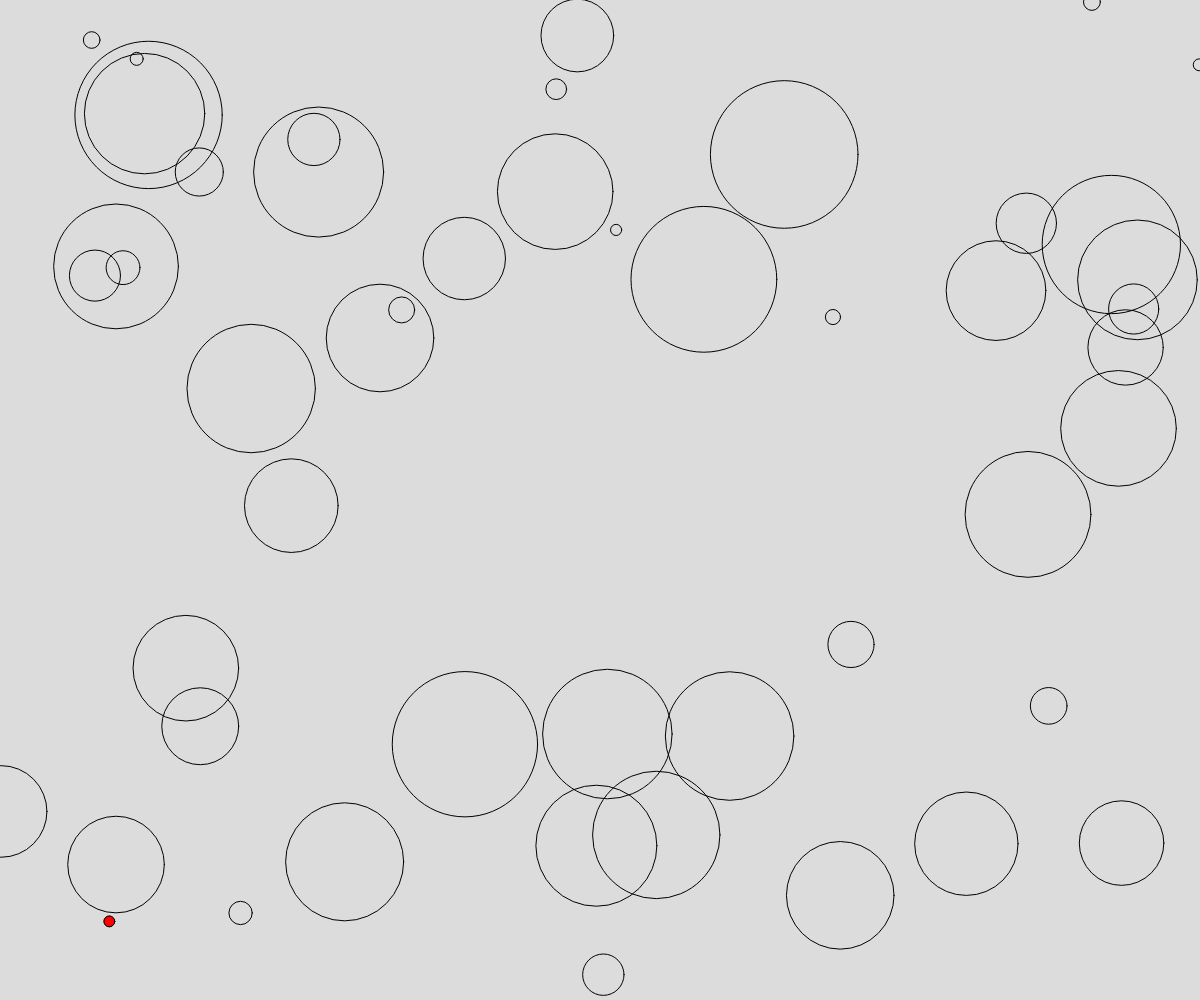
Frame 1 (no input)
Frame 60 (no input): identical to frame 1, image omitted
Frame 120 (the mouse pressed at the canvas centre since frame 60): identical to frame 1, image omitted

The p5.js sketch that drew this single still picture (run headless with seeded random() and noise() and a simulated clock; from frame 60 on, the mouse is pressed at the canvas centre):

// p5.js sketch
// ── sketch.js
// Find Smallest Circle
// Elijah Biebrick
// 10/5/26
//
// Extra for Experts:
// - describe what you did to take this project "above and beyond"

const NUM_CIRCLES = 50;
let seed;

async function setup() {
  createCanvas(windowWidth, windowHeight);
  drawCircles();
  seed = random(0, 100);
}

function draw() {
  randomSeed(seed);
  background(220);
  drawCircles();
}

function drawCircles(){

  let smallDiameter = Infinity;
  let smallX = "soup"; let smallY = "soup";
  noFill();
  for(let i = 0; i < NUM_CIRCLES; i++){
    let x = random(0, width);
    let y = random(0, height);
    let d = random(10, 150);
    circle(x, y, d);

    if (d < smallDiameter){
      smallDiameter = d;
      smallX = x;
      smallY = y;
    }
  }
  fill(255, 0, 0);
  circle(smallX, smallY, smallDiameter);
}
